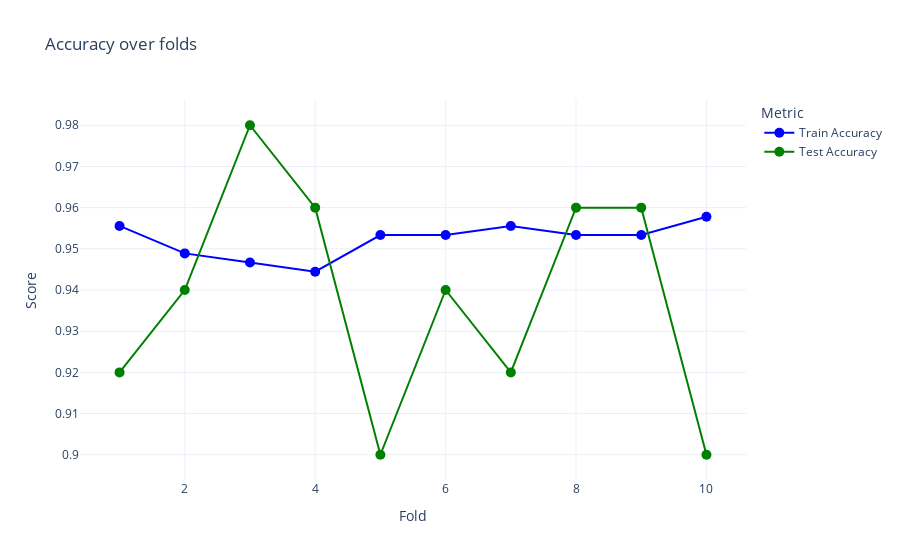

Notebook code cell kept with this figure:
### Code cell
# Visualize Cross-Validation results: Scatter Plot for a choosen metric over the folds
# metrics names = accuracy, precision, recall, f1, loss

plot_line_accuracy_log_loss(results_cv_knn, metric='accuracy')

### Figure 1 — Plotly figure (JSON) as saved in the notebook; plotly's stock layout.template omitted (floating-point values rounded to 4 significant figures)
{"data": [{"line": {"color": "blue"}, "marker": {"size": 10}, "mode": "lines+markers", "name": "Train Accuracy", "type": "scatter", "x": [1, 2, 3, 4, 5, 6, 7, 8, 9, 10], "y": [0.9556, 0.9489, 0.9467, 0.9444, 0.9533, 0.9533, 0.9556, 0.9533, 0.9533, 0.9578]}, {"line": {"color": "green"}, "marker": {"size": 10}, "mode": "lines+markers", "name": "Test Accuracy", "type": "scatter", "x": [1, 2, 3, 4, 5, 6, 7, 8, 9, 10], "y": [0.92, 0.94, 0.98, 0.96, 0.9, 0.94, 0.92, 0.96, 0.96, 0.9]}], "layout": {"legend": {"title": {"text": "Metric"}}, "title": {"text": "Accuracy over folds"}, "xaxis": {"title": {"text": "Fold"}}, "yaxis": {"title": {"text": "Score"}}}}
